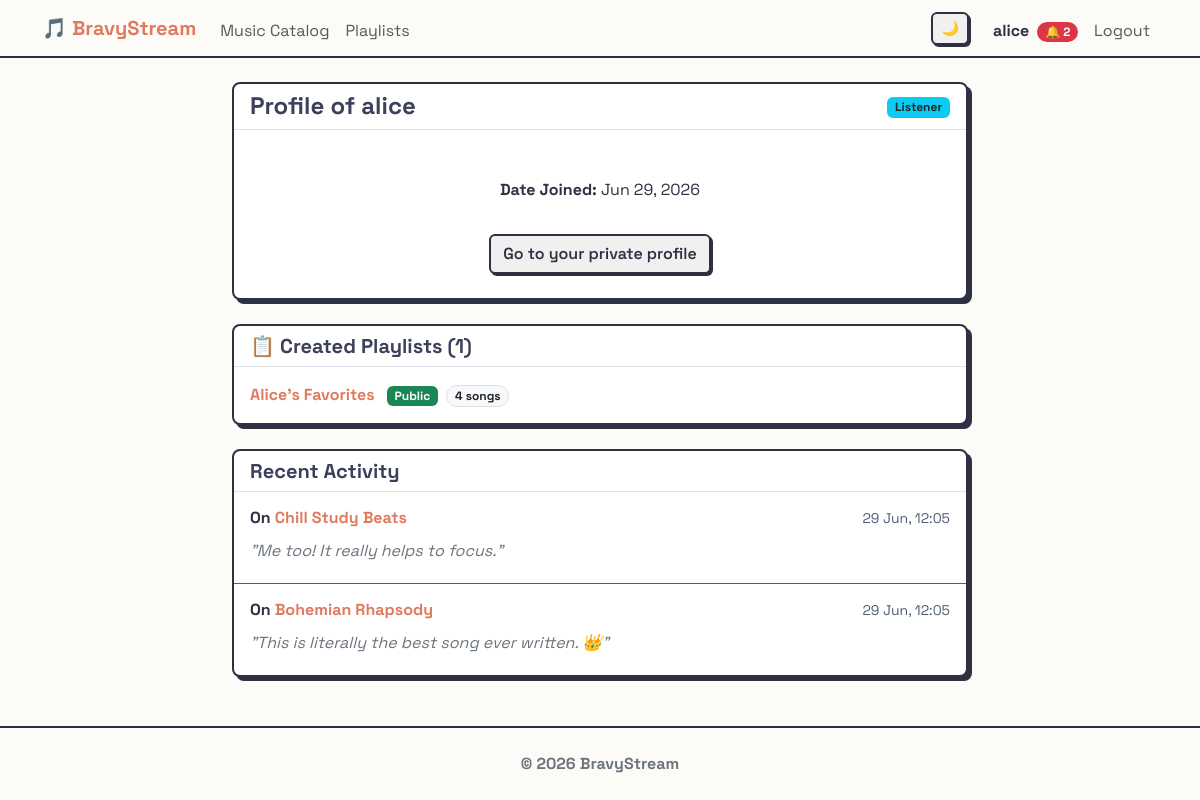
Page /users/profile/alice/ (signed in) on the earlier database version.
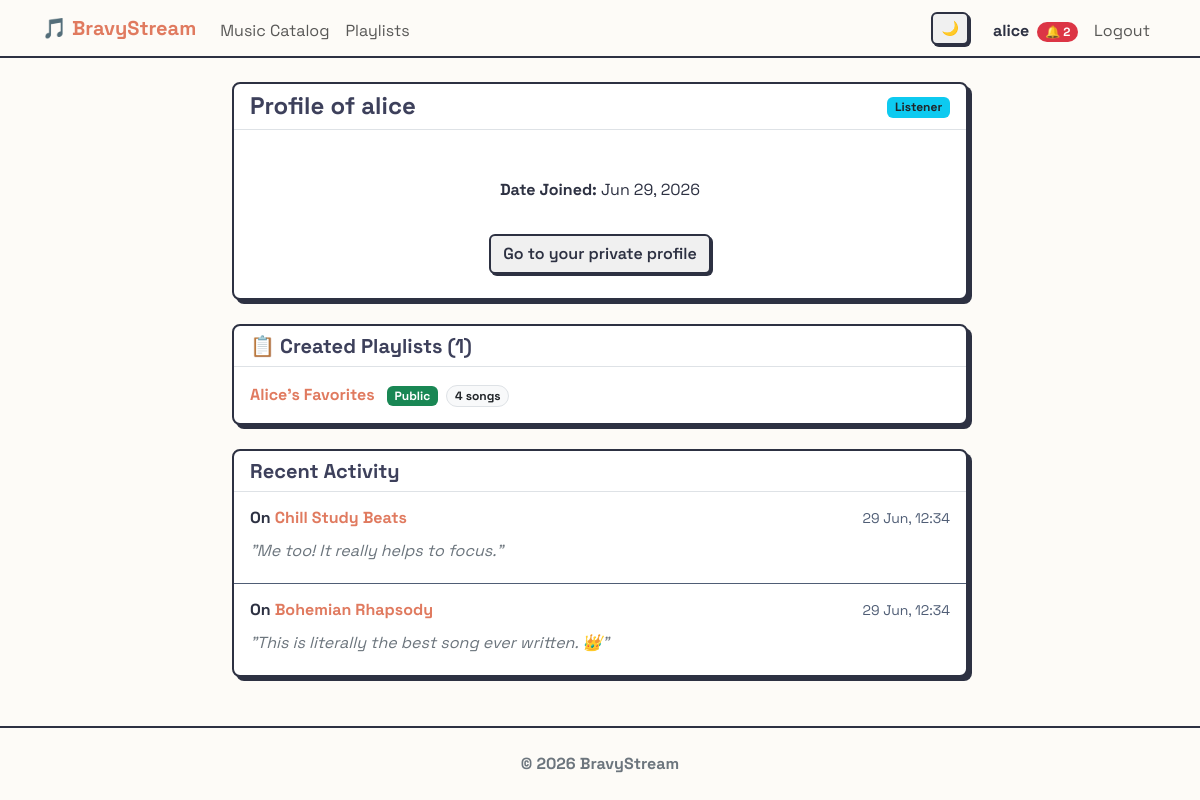
Same page on the later database version.
### users/models.py (models this page shows, shortened)
class CustomUser(AbstractUser):
    ROLE_CHOICES = (
        ('listener', 'Listener'),
        ('curator', 'Curator'),
        ('moderator', 'Moderator'),
    )
    role = models.CharField(max_length=20, choices=ROLE_CHOICES, default='listener')
    birth_date = models.DateField(null=True, blank=True)
    friends = models.ManyToManyField('self', blank=True)
    ICON_CHOICES = [
        ('👤', '👤'),
        ('🐶', '🐶'),
        ('🐱', '🐱'),
        ('🦊', '🦊'),
        ('🐯', '🐯'),
        ('🐼', '🐼'),
        ('🐰', '🐰'),
        ('👽', '👽'),
        ('🤖', '🤖'),
        ('👻', '👻'),
        ('🤠', '🤠'),
    ]
    profile_icon = models.CharField(max_length=10, choices=ICON_CHOICES, default='👤')
    @property
    def pending_friend_requests_count(self):
        return self.received_requests.filter(is_accepted=False).count()

### music/models.py (models this page shows, shortened)
class Playlist(models.Model):
    name = models.CharField(max_length=150)
    owner = models.ForeignKey(
        settings.AUTH_USER_MODEL,
        on_delete=models.CASCADE,
        related_name='playlists',
    )
    songs = models.ManyToManyField(
        Song,
        related_name='playlists',
        blank=True,
    )
    is_public = models.BooleanField(default=False)
    is_editorial = models.BooleanField(default=False)
    followers = models.ManyToManyField(
        settings.AUTH_USER_MODEL,
        related_name='favorite_playlists',
        blank=True
    )

class Comment(models.Model):
    song = models.ForeignKey(Song, on_delete=models.CASCADE, related_name='comments')
    author = models.ForeignKey(settings.AUTH_USER_MODEL, on_delete=models.CASCADE, related_name='comments')
    text = models.TextField()
    parent = models.ForeignKey('self', null=True, blank=True, on_delete=models.CASCADE, related_name='replies')
    likes = models.ManyToManyField(settings.AUTH_USER_MODEL, related_name='liked_comments', blank=True)
    created_at = models.DateTimeField(auto_now_add=True)
    class Meta:
        ordering = ['-created_at']

class Song(models.Model):
    title = models.CharField(max_length=200)
    artist = models.CharField(max_length=200)
    genre = models.ForeignKey(
        Genre,
        on_delete=models.CASCADE,
        related_name='songs',
    )
    duration = models.DurationField()
    audio_file = models.FileField(
        upload_to='songs/',
        blank=True,
        null=True,
        validators=[FileExtensionValidator(allowed_extensions=['mp3', 'wav', 'ogg', 'flac', 'aac', 'm4a'])]
    )
    likes = models.ManyToManyField(settings.AUTH_USER_MODEL, related_name='liked_songs', blank=True)
    created_at = models.DateTimeField(auto_now_add=True)
    class Meta:
        ordering = ['-created_at', 'id']

### users/views.py (the view)
# urls.py: path('profile/<str:username>/', PublicProfileView.as_view(), name='public_profile'),
class PublicProfileView(LoginRequiredMixin, DetailView):
    model = CustomUser
    template_name = 'users/public_profile.html'
    slug_field = 'username'
    slug_url_kwarg = 'username'
    context_object_name = 'target_user'
    def get_context_data(self, **kwargs):
        context = super().get_context_data(**kwargs)
        target_user = self.object
        current_user = self.request.user
        context['user_comments'] = target_user.comments.all()
        is_friend = current_user.friends.filter(pk=target_user.pk).exists()
        is_self = current_user == target_user
        context['is_friend'] = is_friend
        if is_self:
            context['public_playlists'] = target_user.playlists.filter(Q(is_public=True) | Q(is_editorial=True)).distinct()
        elif is_friend:
            context['public_playlists'] = target_user.playlists.filter(is_public=True)
        else:
            context['public_playlists'] = target_user.playlists.filter(is_editorial=True)
        if not is_friend and not is_self:
            req_sent = FriendRequest.objects.filter(sender=current_user, receiver=target_user, is_accepted=False).exists()
            req_received = FriendRequest.objects.filter(sender=target_user, receiver=current_user, is_accepted=False).exists()
            context['request_sent'] = req_sent
            context['request_received'] = req_received
        return context

### templates/users/public_profile.html (shortened to what this page needs)
{% extends 'base.html' %}
{% block content %}
<div class="row justify-content-center">
    <div class="col-md-8">
        <div class="card neo-card mb-4">
            <div class="card-header border-bottom bg-transparent d-flex flex-wrap justify-content-between align-items-center gap-2">
                <h4 class="mb-0 text-break" style="color: var(--accent-tertiary);">Profile of {{ target_user.username }}</h4>
                <div>
                {% if target_user.is_superuser %}
                    <span class="badge bg-danger">Admin</span>
                {% elif target_user.role == 'moderator' %}
                    <span class="badge bg-success">Moderator</span>
                {% elif target_user.role == 'curator' %}
                    <span class="badge bg-warning text-dark">Curator</span>
                {% else %}
                    <span class="badge bg-info text-dark">Listener</span>
                {% endif %}
                </div>
            </div>
            <div class="card-body p-4 text-center">
                <ul class="list-group list-group-flush mt-3">
                    <li class="list-group-item"><strong>Date Joined:</strong> {{ target_user.date_joined|date:"M d, Y" }}</li>
                </ul>
                <div class="mt-4">
                    {% if target_user == request.user %}
                        <a href="{% url 'users:profile' %}" class="btn btn-outline-secondary">Go to your private profile</a>
                    {% endif %}
                </div>
            </div>
        </div>
        {% if public_playlists %}
        <div class="card neo-card">
            <div class="card-header bg-transparent border-bottom">
                <h5 class="mb-0" style="color: var(--accent-tertiary);">📋 Created Playlists ({{ public_playlists.count }})</h5>
            </div>
            <div class="card-body p-0">
                <ul class="list-group list-group-flush">
                    {% for playlist in public_playlists %}
                    <li class="list-group-item d-flex justify-content-between align-items-center p-3">
                        <div>
                            <a href="{% url 'music:playlist_detail' playlist.pk %}" class="fw-bold text-decoration-none me-2">
                                {{ playlist.name }}
                            </a>
                            {% if playlist.is_editorial %}
                                <span class="badge bg-warning text-dark me-1">Editorial</span>
                            {% elif playlist.is_public %}
                                <span class="badge bg-success me-1">Public</span>
                            {% else %}
                                <span class="badge bg-secondary me-1">Private</span>
                            {% endif %}
                            <span class="badge bg-light text-dark border rounded-pill">
                                {{ playlist.songs.count }} song{{ playlist.songs.count|pluralize }}
                            </span>
                        </div>
                    </li>
                    {% endfor %}
                </ul>
            </div>
        </div>
        {% endif %}
        <div class="card neo-card mt-4">
            <div class="card-header bg-transparent border-bottom">
                <h5 class="mb-0" style="color: var(--accent-tertiary);">Recent Activity</h5>
            </div>
            <div class="card-body p-0">
                <ul class="list-group list-group-flush">
                    {% for comment in user_comments %}
                    <li class="list-group-item p-3">
                        <div class="d-flex w-100 justify-content-between">
                            <h6 class="mb-1">
                                On <a href="{% url 'music:song_detail' comment.song.pk %}" class="fw-bold text-decoration-none">{{ comment.song.title }}</a>
                            </h6>
                            <small class="text-muted">{{ comment.created_at|date:"d M, H:i" }}</small>
                        </div>
                        <p class="mb-1 mt-2 fst-italic text-secondary">"{{ comment.text }}"</p>
                    </li>
                    {% empty %}
                    <li class="list-group-item p-4 text-center text-muted">
                        {{ target_user.username }} has no recent activity
                    </li>
                    {% endfor %}
                </ul>
            </div>
        </div>
    </div>
</div>
{% endblock %}

### templates/base.html (shortened to what this page needs)
<!DOCTYPE html>
<html lang="it">
<head>
	<link href="https://cdn.jsdelivr.net/npm/bootstrap@5.3.0/dist/css/bootstrap.min.css" rel="stylesheet">
	{% load static %}
	<link rel="stylesheet" href="{% static 'css/style.css' %}">
</head>
<body class="d-flex flex-column min-vh-100" hx-boost="true" hx-headers='{"X-CSRFToken": "{{ csrf_token }}"}'>
	<nav class="navbar navbar-expand-lg navbar-light sticky-top"
		style="background-color: var(--bg-color); border-bottom: 2px solid var(--text-primary);">
		<div class="container">
			<a class="navbar-brand fw-bold" href="{% url 'pages:home' %}" style="color: var(--accent-primary);">🎵
				BravyStream</a>
			<div class="collapse navbar-collapse order-lg-2" id="navbarNav">
				<ul class="navbar-nav me-auto">
					<li class="nav-item">
						<a class="nav-link" href="{% url 'music:song_list' %}">Music Catalog</a>
					</li>
					<li class="nav-item">
						<a class="nav-link" href="{% url 'music:playlist_list' %}">Playlists</a>
					</li>
				</ul>
				<ul class="navbar-nav ms-auto align-items-lg-center">
					<li class="nav-item me-3 d-none d-lg-block">
						<button id="themeToggleDesktop" class="btn btn-sm btn-outline-secondary theme-toggle"
							title="Toggle Theme">
						</button>
					</li>
					{% if user.is_authenticated %}
					<li class="nav-item">
						<a href="{% url 'users:profile' %}" class="nav-link fw-bold text-decoration-none"
							style="color: var(--text-primary);">
							{{ user.username }}
							{% if user.pending_friend_requests_count > 0 %}
							<span class="badge bg-danger rounded-pill ms-1">
								🔔 {{ user.pending_friend_requests_count }}
							</span>
							{% endif %}
						</a>
					</li>
					<li class="nav-item">
						<form method="post" action="{% url 'users:logout' %}" class="m-0 p-0"
							onsubmit="closeGlobalPlayer()">
							<button type="submit"
								class="nav-link border-0 bg-transparent w-100 text-start">Logout</button>
						</form>
					</li>
					{% endif %}
				</ul>
			</div>
		</div>
	</nav>
	<main class="container my-4 flex-grow-1">
		{% block content %}{% endblock %}
	</main>
	<footer class="text-secondary text-center py-4 mt-auto"
		style="border-top: 2px solid var(--text-primary); background-color: var(--bg-color);">
		<p class="mb-0 fw-bold">&copy; 2026 BravyStream</p>
	</footer>
</body>
</html>

### static/css/style.css (style rules this page uses)
:root { --bg-color: #FDFBF7; --text-primary: #2D3142; --text-secondary: #4F5D75; --accent-primary: #E07A5F; --accent-secondary: #81B29A; --accent-tertiary: #3D405B; --neo-border: 2px solid #2D3142; --neo-shadow: 4px 4px 0px #2D3142; --neo-shadow-hover: 2px 2px 0px #2D3142; --font-main: 'Space Grotesk', sans-serif; }
body { background-color: var(--bg-color); color: var(--text-primary); font-family: var(--font-main); min-height: 100vh; }
h1, h2, h3, h4, h5, h6 { font-weight: 700; color: var(--text-primary); }
.neo-card { background: #ffffff !important; border: var(--neo-border) !important; border-radius: 8px !important; box-shadow: var(--neo-shadow); color: var(--text-primary) !important; transition: transform 0.1s ease, box-shadow 0.1s ease; position: relative; z-index: 1; }
a { color: var(--accent-primary); transition: color 0.2s ease; }
.text-muted { color: var(--text-secondary) !important; }
.card { background-color: #ffffff; border: var(--neo-border); border-radius: 8px; color: var(--text-primary); }
.card-header { border-bottom: var(--neo-border); background-color: #ffffff; color: var(--text-primary); }
.list-group-item { background-color: transparent; color: var(--text-primary); border-color: var(--text-secondary); }
.btn { border-radius: 6px; font-weight: 600; border: 2px solid var(--text-primary); box-shadow: 2px 2px 0px var(--text-primary); transition: transform 0.1s ease, box-shadow 0.1s ease; }
.btn-outline-secondary { border: 2px solid var(--text-primary); color: var(--text-primary); background-color: #f0f0f0; }
.navbar-nav .nav-link { position: relative; display: inline-block; padding-bottom: 2px; }
.navbar-nav .nav-link::after { content: ''; position: absolute; width: 0; height: 3px; bottom: 0; left: 50%; background-color: var(--accent-primary); transition: width 0.3s cubic-bezier(0.25, 0.8, 0.25, 1); transform: translateX(-50%); border-radius: 2px; }

Differences in the rows shown:
changed Comment "Me too! It really helps to focus.": created_at "29 Jun, 12:05" → "29 Jun, 12:34"
changed Comment "This is literally the best song ever written. 👑": created_at "29 Jun, 12:05" → "29 Jun, 12:34"
